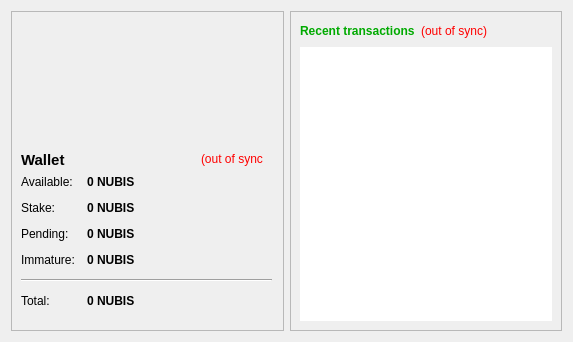
<?xml version="1.0" encoding="UTF-8"?>
<ui version="4.0">
 <class>OverviewPage</class>
 <widget class="QWidget" name="OverviewPage">
  <property name="geometry">
   <rect>
    <x>0</x>
    <y>0</y>
    <width>573</width>
    <height>342</height>
   </rect>
  </property>
  <property name="windowTitle">
   <string>Form</string>
  </property>
  <property name="styleSheet">
   <string notr="true">color: rgb(0, 0, 0);</string>
  </property>
  <layout class="QHBoxLayout" name="horizontalLayout" stretch="1,1">
   <item>
    <layout class="QVBoxLayout" name="verticalLayout_2">
     <item>
      <widget class="QFrame" name="frame">
       <property name="frameShape">
        <enum>QFrame::StyledPanel</enum>
       </property>
       <property name="frameShadow">
        <enum>QFrame::Raised</enum>
       </property>
       <widget class="QWidget" name="layoutWidget">
        <property name="geometry">
         <rect>
          <x>10</x>
          <y>164</y>
          <width>251</width>
          <height>213</height>
         </rect>
        </property>
        <layout class="QFormLayout" name="formLayout_2">
         <property name="fieldGrowthPolicy">
          <enum>QFormLayout::AllNonFixedFieldsGrow</enum>
         </property>
         <property name="horizontalSpacing">
          <number>12</number>
         </property>
         <property name="verticalSpacing">
          <number>12</number>
         </property>
         <item row="0" column="0">
          <widget class="QLabel" name="label">
           <property name="text">
            <string>Available:</string>
           </property>
          </widget>
         </item>
         <item row="0" column="1">
          <widget class="QLabel" name="labelBalance">
           <property name="font">
            <font>
             <weight>75</weight>
             <bold>true</bold>
            </font>
           </property>
           <property name="cursor">
            <cursorShape>IBeamCursor</cursorShape>
           </property>
           <property name="toolTip">
            <string>Your current spendable balance</string>
           </property>
           <property name="text">
            <string notr="true">0 NUBIS</string>
           </property>
           <property name="textInteractionFlags">
            <set>Qt::LinksAccessibleByMouse|Qt::TextSelectableByKeyboard|Qt::TextSelectableByMouse</set>
           </property>
          </widget>
         </item>
         <item row="2" column="0">
          <widget class="QLabel" name="label_6">
           <property name="text">
            <string>Stake:</string>
           </property>
          </widget>
         </item>
         <item row="2" column="1">
          <widget class="QLabel" name="labelStake">
           <property name="font">
            <font>
             <weight>75</weight>
             <bold>true</bold>
            </font>
           </property>
           <property name="cursor">
            <cursorShape>IBeamCursor</cursorShape>
           </property>
           <property name="toolTip">
            <string>Total of coins that was staked, and do not yet count toward the current balance</string>
           </property>
           <property name="text">
            <string notr="true">0 NUBIS</string>
           </property>
           <property name="textInteractionFlags">
            <set>Qt::LinksAccessibleByMouse|Qt::TextSelectableByKeyboard|Qt::TextSelectableByMouse</set>
           </property>
          </widget>
         </item>
         <item row="3" column="0">
          <widget class="QLabel" name="label_3">
           <property name="text">
            <string>Pending:</string>
           </property>
          </widget>
         </item>
         <item row="3" column="1">
          <widget class="QLabel" name="labelUnconfirmed">
           <property name="font">
            <font>
             <weight>75</weight>
             <bold>true</bold>
            </font>
           </property>
           <property name="cursor">
            <cursorShape>IBeamCursor</cursorShape>
           </property>
           <property name="toolTip">
            <string>Total of transactions that have yet to be confirmed, and do not yet count toward the current balance</string>
           </property>
           <property name="text">
            <string notr="true">0 NUBIS</string>
           </property>
           <property name="textInteractionFlags">
            <set>Qt::LinksAccessibleByMouse|Qt::TextSelectableByKeyboard|Qt::TextSelectableByMouse</set>
           </property>
          </widget>
         </item>
         <item row="4" column="0">
          <widget class="QLabel" name="labelImmatureText">
           <property name="text">
            <string>Immature:</string>
           </property>
          </widget>
         </item>
         <item row="4" column="1">
          <widget class="QLabel" name="labelImmature">
           <property name="font">
            <font>
             <weight>75</weight>
             <bold>true</bold>
            </font>
           </property>
           <property name="toolTip">
            <string>Mined balance that has not yet matured</string>
           </property>
           <property name="text">
            <string notr="true">0 NUBIS</string>
           </property>
           <property name="textInteractionFlags">
            <set>Qt::LinksAccessibleByMouse|Qt::TextSelectableByKeyboard|Qt::TextSelectableByMouse</set>
           </property>
          </widget>
         </item>
         <item row="5" column="0" colspan="2">
          <widget class="Line" name="line">
           <property name="orientation">
            <enum>Qt::Horizontal</enum>
           </property>
          </widget>
         </item>
         <item row="6" column="0">
          <widget class="QLabel" name="labelTotalText">
           <property name="text">
            <string>Total:</string>
           </property>
          </widget>
         </item>
         <item row="6" column="1">
          <widget class="QLabel" name="labelTotal">
           <property name="font">
            <font>
             <weight>75</weight>
             <bold>true</bold>
            </font>
           </property>
           <property name="cursor">
            <cursorShape>IBeamCursor</cursorShape>
           </property>
           <property name="toolTip">
            <string>Your current total balance</string>
           </property>
           <property name="text">
            <string notr="true">0 NUBIS</string>
           </property>
           <property name="textInteractionFlags">
            <set>Qt::LinksAccessibleByMouse|Qt::TextSelectableByKeyboard|Qt::TextSelectableByMouse</set>
           </property>
          </widget>
         </item>
        </layout>
       </widget>
       <widget class="QLabel" name="label_5">
        <property name="geometry">
         <rect>
          <x>10</x>
          <y>140</y>
          <width>49</width>
          <height>18</height>
         </rect>
        </property>
        <property name="font">
         <font>
          <pointsize>11</pointsize>
          <weight>75</weight>
          <bold>true</bold>
         </font>
        </property>
        <property name="text">
         <string>Wallet</string>
        </property>
       </widget>
       <widget class="QLabel" name="labelWalletStatus">
        <property name="geometry">
         <rect>
          <x>190</x>
          <y>140</y>
          <width>62</width>
          <height>16</height>
         </rect>
        </property>
        <property name="toolTip">
         <string>The displayed information may be out of date. Your wallet automatically synchronizes with the Nubis network after a connection is established, but this process has not completed yet.</string>
        </property>
        <property name="styleSheet">
         <string notr="true">QLabel { color: red; }</string>
        </property>
        <property name="text">
         <string notr="true">(out of sync)</string>
        </property>
        <property name="alignment">
         <set>Qt::AlignLeading|Qt::AlignLeft|Qt::AlignVCenter</set>
        </property>
       </widget>
      </widget>
     </item>
    </layout>
   </item>
   <item>
    <layout class="QVBoxLayout" name="verticalLayout_3">
     <item>
      <widget class="QFrame" name="frame_2">
       <property name="frameShape">
        <enum>QFrame::StyledPanel</enum>
       </property>
       <property name="frameShadow">
        <enum>QFrame::Raised</enum>
       </property>
       <layout class="QVBoxLayout" name="verticalLayout">
        <item>
         <layout class="QHBoxLayout" name="horizontalLayout_2">
          <item>
           <widget class="QLabel" name="label_4">
            <property name="styleSheet">
             <string notr="true">color: rgb(0, 170, 0);</string>
            </property>
            <property name="text">
             <string>&lt;b&gt;Recent transactions&lt;/b&gt;</string>
            </property>
           </widget>
          </item>
          <item>
           <widget class="QLabel" name="labelTransactionsStatus">
            <property name="toolTip">
             <string>The displayed information may be out of date. Your wallet automatically synchronizes with the Nubis network after a connection is established, but this process has not completed yet.</string>
            </property>
            <property name="styleSheet">
             <string notr="true">QLabel { color: red; }</string>
            </property>
            <property name="text">
             <string notr="true">(out of sync)</string>
            </property>
            <property name="alignment">
             <set>Qt::AlignRight|Qt::AlignTrailing|Qt::AlignVCenter</set>
            </property>
           </widget>
          </item>
          <item>
           <spacer name="horizontalSpacer">
            <property name="orientation">
             <enum>Qt::Horizontal</enum>
            </property>
            <property name="sizeHint" stdset="0">
             <size>
              <width>40</width>
              <height>20</height>
             </size>
            </property>
           </spacer>
          </item>
         </layout>
        </item>
        <item>
         <widget class="QListView" name="listTransactions">
          <property name="styleSheet">
           <string notr="true">QListView { background: transparent; }
color: rgb(0, 0, 0);</string>
          </property>
          <property name="frameShape">
           <enum>QFrame::NoFrame</enum>
          </property>
          <property name="verticalScrollBarPolicy">
           <enum>Qt::ScrollBarAlwaysOff</enum>
          </property>
          <property name="horizontalScrollBarPolicy">
           <enum>Qt::ScrollBarAlwaysOff</enum>
          </property>
          <property name="selectionMode">
           <enum>QAbstractItemView::NoSelection</enum>
          </property>
         </widget>
        </item>
       </layout>
      </widget>
     </item>
    </layout>
   </item>
  </layout>
 </widget>
 <resources>
  <include location="../bitcoin.qrc"/>
 </resources>
 <connections/>
</ui>
